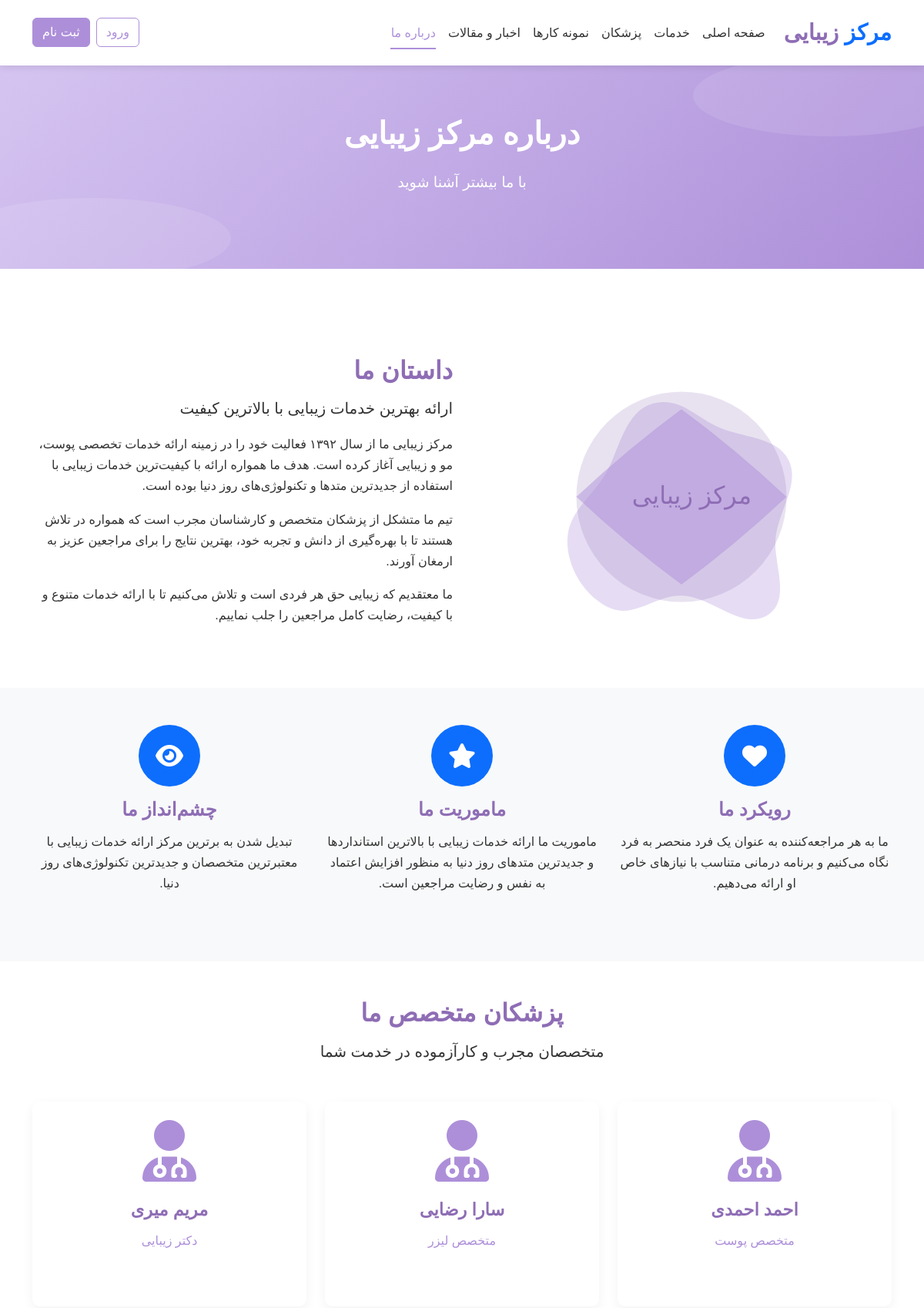
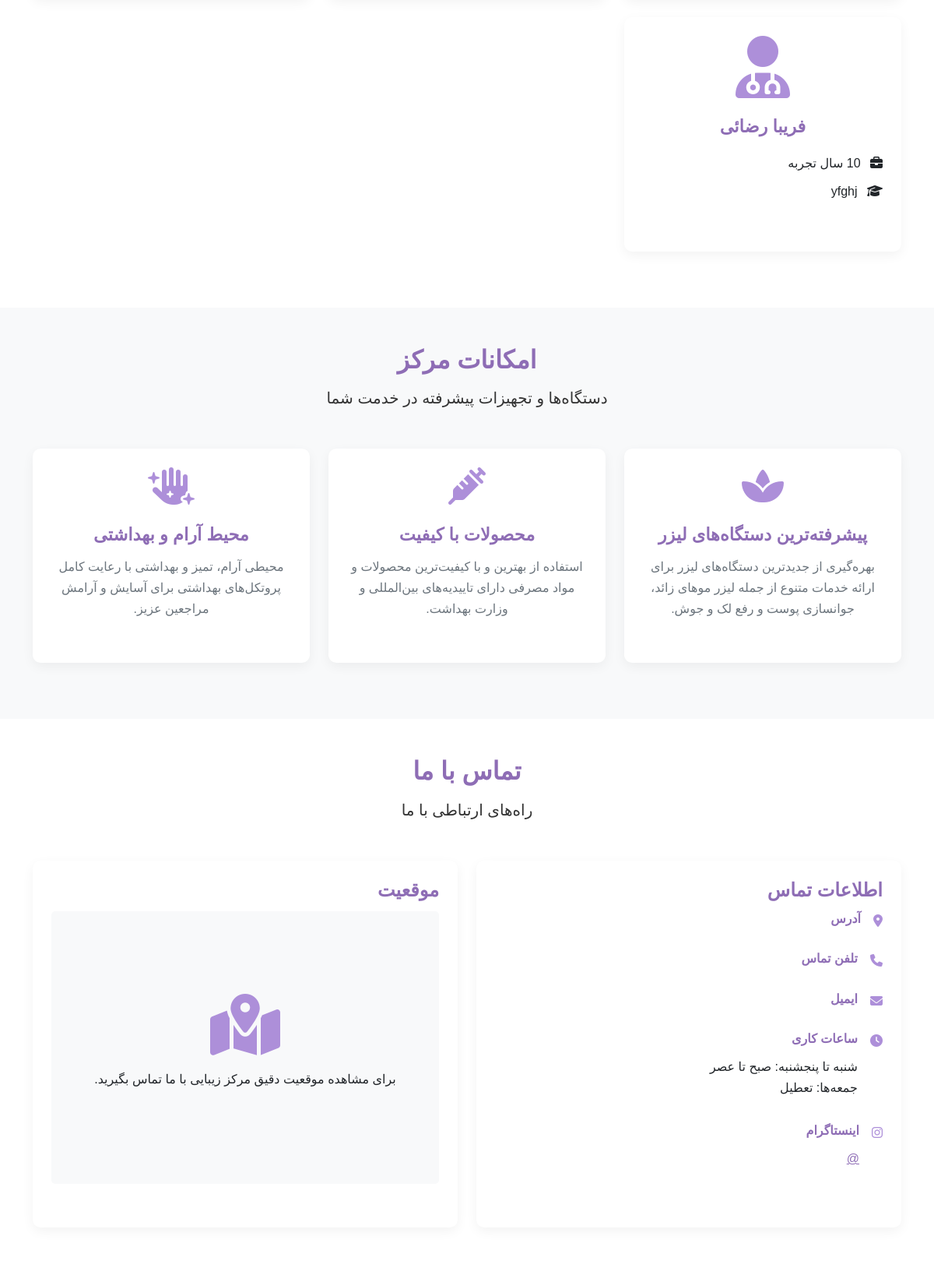
/about (upper part), run on the app's committed database (2 pictures, top to bottom).
### models.py (models this page shows)
class Doctor(db.Model):
    id = db.Column(db.Integer, primary_key=True)
    name = db.Column(db.String(100), nullable=False)
    title = db.Column(db.String(100), nullable=False, default='')  # تخصص
    bio = db.Column(db.Text, nullable=True, default='')
    image_url = db.Column(db.String(255), default='')
    experience_years = db.Column(db.Integer, default=0)
    education = db.Column(db.Text, default='')
    certifications = db.Column(db.Text, default='')
    services = db.relationship('Service', secondary='doctor_service', backref='doctors')
    appointments = db.relationship('Appointment', backref='doctor', lazy='dynamic')

### routes.py (the view)
@main.route('/about')
def about():
    doctors = Doctor.query.all()
    return render_template('about.html', doctors=doctors)

### app.py (called while the page is built)
def create_app():
    app = Flask(__name__)
    app.config['SECRET_KEY'] = 'your_secret_key'  # حتماً یه کلید قوی بساز
    app.config['SQLALCHEMY_DATABASE_URI'] = 'sqlite:///beauty_clinic.db'
    app.config['SQLALCHEMY_TRACK_MODIFICATIONS'] = False
    @app.context_processor
    def inject_now():
        return {'now': datetime.utcnow()}
    db.init_app(app)
    admin.init_app(app)
    login_manager = LoginManager()
    login_manager.login_view = 'auth.login'  # اگر auth نداری می‌تونی برداری یا اصلاح کنی
    login_manager.init_app(app)
    @login_manager.user_loader
    def load_user(user_id):
        return User.query.get(int(user_id))
    app.register_blueprint(main)
    app.register_blueprint(auth_blueprint, url_prefix='/auth')
    app.register_blueprint(admin_bp)
    with app.app_context():
        db.create_all()
    return app

### templates/about.html (shortened to what this page needs)
{% extends "base.html" %}
{% block content %}
<section class="hero" style="padding: 4rem 0;">
    <div class="container text-center">
        <h1 data-aos="fade-up">درباره مرکز زیبایی</h1>
        <p class="lead" data-aos="fade-up" data-aos-delay="100">با ما بیشتر آشنا شوید</p>
    </div>
</section>
<section class="py-5">
    <div class="container">
        <div class="row align-items-center">
            <div class="col-lg-6 mb-4 mb-lg-0" data-aos="fade-right">
                <svg width="100%" height="400" viewBox="0 0 600 400" xmlns="http://www.w3.org/2000/svg">
                    <text x="400" y="210" font-family="Vazir, Tahoma, sans-serif" font-size="35" fill="#8e6db5">مرکز زیبایی</text>
                </svg>
            </div>
            <div class="col-lg-6" data-aos="fade-left">
                <h2>داستان ما</h2>
                <p class="lead">ارائه بهترین خدمات زیبایی با بالاترین کیفیت</p>
                <p>مرکز زیبایی ما از سال ۱۳۹۲ فعالیت خود را در زمینه ارائه خدمات تخصصی پوست، مو و زیبایی آغاز کرده است. هدف ما همواره ارائه با کیفیت‌ترین خدمات زیبایی با استفاده از جدیدترین متدها و تکنولوژی‌های روز دنیا بوده است.</p>
                <p>تیم ما متشکل از پزشکان متخصص و کارشناسان مجرب است که همواره در تلاش هستند تا با بهره‌گیری از دانش و تجربه خود، بهترین نتایج را برای مراجعین عزیز به ارمغان آورند.</p>
                <p>ما معتقدیم که زیبایی حق هر فردی است و تلاش می‌کنیم تا با ارائه خدمات متنوع و با کیفیت، رضایت کامل مراجعین را جلب نماییم.</p>
            </div>
        </div>
    </div>
</section>
<section class="py-5 bg-light">
    <div class="container">
        <div class="row">
            <div class="col-md-4 mb-4" data-aos="fade-up">
                <div class="text-center">
                    <div class="rounded-circle bg-primary text-white d-inline-flex align-items-center justify-content-center mb-3" style="width: 80px; height: 80px;">
                        <i class="fas fa-heart fa-2x"></i>
                    </div>
                    <h4>رویکرد ما</h4>
                    <p>ما به هر مراجعه‌کننده به عنوان یک فرد منحصر به فرد نگاه می‌کنیم و برنامه درمانی متناسب با نیازهای خاص او ارائه می‌دهیم.</p>
                </div>
            </div>
            <div class="col-md-4 mb-4" data-aos="fade-up" data-aos-delay="100">
                <div class="text-center">
                    <div class="rounded-circle bg-primary text-white d-inline-flex align-items-center justify-content-center mb-3" style="width: 80px; height: 80px;">
                        <i class="fas fa-star fa-2x"></i>
                    </div>
                    <h4>ماموریت ما</h4>
                    <p>ماموریت ما ارائه خدمات زیبایی با بالاترین استانداردها و جدیدترین متدهای روز دنیا به منظور افزایش اعتماد به نفس و رضایت مراجعین است.</p>
                </div>
            </div>
            <div class="col-md-4 mb-4" data-aos="fade-up" data-aos-delay="200">
                <div class="text-center">
                    <div class="rounded-circle bg-primary text-white d-inline-flex align-items-center justify-content-center mb-3" style="width: 80px; height: 80px;">
                        <i class="fas fa-eye fa-2x"></i>
                    </div>
                    <h4>چشم‌انداز ما</h4>
                    <p>تبدیل شدن به برترین مرکز ارائه خدمات زیبایی با معتبرترین متخصصان و جدیدترین تکنولوژی‌های روز دنیا.</p>
                </div>
            </div>
        </div>
    </div>
</section>
<section class="py-5">
    <div class="container">
        <div class="text-center mb-5">
            <h2 data-aos="fade-up">پزشکان متخصص ما</h2>
            <p class="lead" data-aos="fade-up" data-aos-delay="100">متخصصان مجرب و کارآزموده در خدمت شما</p>
        </div>
        <div class="row">
            {% for doctor in doctors %}
            <div class="col-md-6 col-lg-4 mb-4" data-aos="fade-up" data-aos-delay="{{ loop.index * 100 }}">
                <div class="card h-100">
                    {% if doctor.image_url %}
                    <img src="{{ doctor.image_url }}" class="card-img-top doctor-img" alt="{{ doctor.name }}">
                    {% else %}
                    <div class="text-center pt-4">
                        <i class="fas fa-user-md" style="font-size: 5rem; color: var(--primary-color);"></i>
                    </div>
                    {% endif %}
                    <div class="card-body">
                        <h5 class="card-title text-center">{{ doctor.name }}</h5>
                        <p class="doctor-speciality text-center">{{ doctor.title }}</p>
                        {% if doctor.experience_years %}
                        <p class="mb-2"><i class="fas fa-briefcase me-2"></i> {{ doctor.experience_years }} سال تجربه</p>
                        {% endif %}
                        {% if doctor.education %}
                        <p class="mb-2"><i class="fas fa-graduation-cap me-2"></i> {{ doctor.education }}</p>
                        {% endif %}
                    </div>
                </div>
            </div>
            {% endfor %}
        </div>
    </div>
</section>
<section class="py-5 bg-light">
    <div class="container">
        <div class="text-center mb-5">
            <h2 data-aos="fade-up">امکانات مرکز</h2>
            <p class="lead" data-aos="fade-up" data-aos-delay="100">دستگاه‌ها و تجهیزات پیشرفته در خدمت شما</p>
        </div>
        <div class="row">
            <div class="col-md-4 mb-4" data-aos="fade-up">
                <div class="card h-100">
                    <div class="text-center pt-4">
                        <i class="fas fa-spa" style="font-size: 3rem; color: var(--primary-color);"></i>
                    </div>
                    <div class="card-body text-center">
                        <h5 class="card-title">پیشرفته‌ترین دستگاه‌های لیزر</h5>
                        <p class="card-text">بهره‌گیری از جدیدترین دستگاه‌های لیزر برای ارائه خدمات متنوع از جمله لیزر موهای زائد، جوانسازی پوست و رفع لک و جوش.</p>
                    </div>
                </div>
            </div>
            <div class="col-md-4 mb-4" data-aos="fade-up" data-aos-delay="100">
                <div class="card h-100">
                    <div class="text-center pt-4">
                        <i class="fas fa-syringe" style="font-size: 3rem; color: var(--primary-color);"></i>
                    </div>
                    <div class="card-body text-center">
                        <h5 class="card-title">محصولات با کیفیت</h5>
                        <p class="card-text">استفاده از بهترین و با کیفیت‌ترین محصولات و مواد مصرفی دارای تاییدیه‌های بین‌المللی و وزارت بهداشت.</p>
                    </div>
                </div>
            </div>
            <div class="col-md-4 mb-4" data-aos="fade-up" data-aos-delay="200">
                <div class="card h-100">
                    <div class="text-center pt-4">
                        <i class="fas fa-hand-sparkles" style="font-size: 3rem; color: var(--primary-color);"></i>
                    </div>
                    <div class="card-body text-center">
                        <h5 class="card-title">محیط آرام و بهداشتی</h5>
                        <p class="card-text">محیطی آرام، تمیز و بهداشتی با رعایت کامل پروتکل‌های بهداشتی برای آسایش و آرامش مراجعین عزیز.</p>
                    </div>
                </div>
            </div>
        </div>
    </div>
</section>
<section class="py-5">
    <div class="container">
        <div class="text-center mb-5">
            <h2 data-aos="fade-up">تماس با ما</h2>
            <p class="lead" data-aos="fade-up" data-aos-delay="100">راه‌های ارتباطی با ما</p>
        </div>
        <div class="row">
            <div class="col-md-6 mb-4" data-aos="fade-left">
                <div class="card h-100">
                    <div class="card-body">
                        <h4>اطلاعات تماس</h4>
                        <div class="d-flex align-items-start mb-3">
                            <i class="fas fa-map-marker-alt me-3 mt-1" style="color: var(--primary-color);"></i>
                            <div>
                                <h6>آدرس</h6>
                            </div>
                        </div>
                        <div class="d-flex align-items-start mb-3">
                            <i class="fas fa-phone me-3 mt-1" style="color: var(--primary-color);"></i>
                            <div>
                                <h6>تلفن تماس</h6>
                            </div>
                        </div>
                        <div class="d-flex align-items-start mb-3">
                            <i class="fas fa-envelope me-3 mt-1" style="color: var(--primary-color);"></i>
                            <div>
                                <h6>ایمیل</h6>
                            </div>
                        </div>
                        <div class="d-flex align-items-start mb-3">
                            <i class="fas fa-clock me-3 mt-1" style="color: var(--primary-color);"></i>
                            <div>
                                <h6>ساعات کاری</h6>
                                <p>شنبه تا پنجشنبه: {{ config.WORKING_HOURS_START }} صبح تا {{ config.WORKING_HOURS_END }} عصر<br>جمعه‌ها: تعطیل</p>
                            </div>
                        </div>
                        <div class="d-flex align-items-start">
                            <i class="fab fa-instagram me-3 mt-1" style="color: var(--primary-color);"></i>
                            <div>
                                <h6>اینستاگرام</h6>
                                <p><a href="https://instagram.com/{{ config.CLINIC_INSTAGRAM }}" target="_blank">@{{ config.CLINIC_INSTAGRAM }}</a></p>
                            </div>
                        </div>
                    </div>
                </div>
            </div>
            <div class="col-md-6 mb-4" data-aos="fade-right">
                <div class="card h-100">
                    <div class="card-body">
                        <h4>موقعیت</h4>
                        <div class="map-container" style="height: 350px; background-color: #f8f9fa; border-radius: 5px; display: flex; align-items: center; justify-content: center;">
                            <div class="text-center">
                                <i class="fas fa-map-marked-alt" style="font-size: 5rem; color: var(--primary-color);"></i>
                                <p class="mt-3">برای مشاهده موقعیت دقیق مرکز زیبایی با ما تماس بگیرید.</p>
                            </div>
                        </div>
                    </div>
                </div>
            </div>
        </div>
    </div>
</section>
{% endblock %}

### static/css/style.css (style rules this page uses)
:root { --primary-color: #ad8fd9; --primary-light: #d5c4f1; --primary-dark: #8e6db5; --white: #ffffff; --light-gray: #f8f9fa; --dark-gray: #6c757d; --success: #28a745; --danger: #dc3545; --warning: #ffc107; --info: #17a2b8; }
body { font-family: 'Vazir', 'Tahoma', sans-serif; direction: rtl; text-align: right; background-color: var(--white); color: #333; line-height: 1.7; }
h1, h2, h3, h4, h5, h6 { font-weight: bold; color: var(--primary-dark); margin-bottom: 0.8rem; }
a { color: var(--primary-dark); transition: color 0.3s ease; }
.hero { background: linear-gradient(135deg, var(--primary-light) 0%, var(--primary-color) 100%); padding: 6rem 0; margin-bottom: 3rem; position: relative; overflow: hidden; }
.hero::before { content: ''; position: absolute; top: -5%; right: -5%; width: 30%; height: 40%; background-color: rgba(255, 255, 255, 0.1); border-radius: 50%; }
.hero::after { content: ''; position: absolute; bottom: -5%; left: -5%; width: 30%; height: 40%; background-color: rgba(255, 255, 255, 0.1); border-radius: 50%; }
.hero h1 { color: var(--white); font-size: 2.5rem; margin-bottom: 1.5rem; }
.hero p { color: var(--white); font-size: 1.2rem; margin-bottom: 2rem; }
.card { border: none; border-radius: 10px; box-shadow: 0 5px 15px rgba(0, 0, 0, 0.05); overflow: hidden; transition: transform 0.3s ease, box-shadow 0.3s ease; margin-bottom: 2rem; }
.card-body { padding: 1.5rem; }
.card-title { font-size: 1.4rem; margin-bottom: 0.8rem; color: var(--primary-dark); }
.card-text { color: var(--dark-gray); margin-bottom: 1.2rem; }
.doctor-speciality { color: var(--primary-color); font-weight: 500; }
[data-aos] { transition-property: transform, opacity !important; }

### data on the page
Doctor: name "احمد احمدی", title "متخصص پوست"
Doctor: name "سارا رضایی", title "متخصص لیزر"
Doctor: name "مریم میری", title "دکتر زیبایی"
Doctor: name "فریبا رضائی", education "yfghj"
